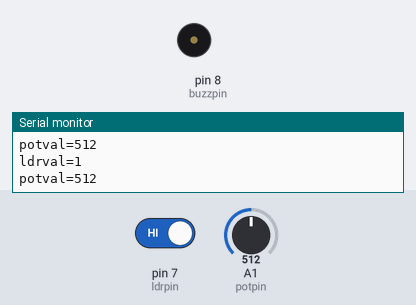
Bench run of a sketch on a simulated Arduino Uno, built with avr-gcc and run on an emulated ATmega328P. Parts: buzzer (waves = sounding, pin HIGH), the last lines printed to the serial monitor. Inputs (shaded band) come from the test bench; at power-on: pin 7 (ldrpin) HIGH, A1 (potpin) = 512.

Above: at 1.2 s.
1.3 s: pin 7 (ldrpin) driven LOW
At 2.3 s:
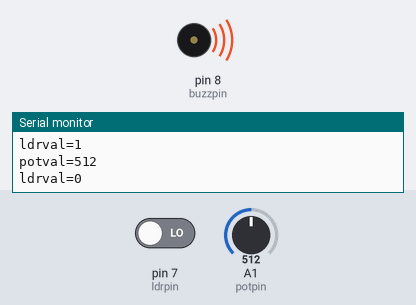
Timing chart, 0 to 7.9 s (numbered marks = the images above; inputs shaded):
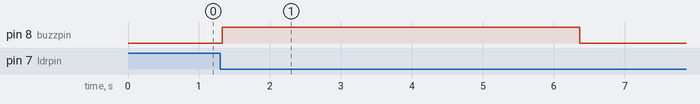

Measured:
- after the input at 1.3 s, pin 8 (buzzpin): LOW → HIGH at once, → LOW 5.0 s later

The sketch:

BUZZPIN_CONTROL_USING_PHOTORESISTER.ino
```cpp
int buzzpin=8;
int ldrpin=7;
int ldrval;
int potpin=A1;
int potval;
float timespace;
void setup() {
  // put your setup code here, to run once:
pinMode(buzzpin,OUTPUT);
pinMode(ldrpin,INPUT);
pinMode(potpin,INPUT);
Serial.begin(9600);
}

void loop() {
  // put your main code here, to run repeatedly:
potval=analogRead(potpin);
timespace=(9940./1023.)*potval+60;
ldrval=digitalRead(ldrpin);
Serial.print("potval");
Serial.print("=");
Serial.println(potval);
Serial.print("ldrval");
Serial.print("=");
Serial.println(ldrval);
if(ldrval==0)
{
  digitalWrite(buzzpin,HIGH);
  delay(timespace);
  digitalWrite(buzzpin,LOW);
  delay(timespace);
}
if(ldrval==1){
  digitalWrite(buzzpin,LOW);
}
}
```
